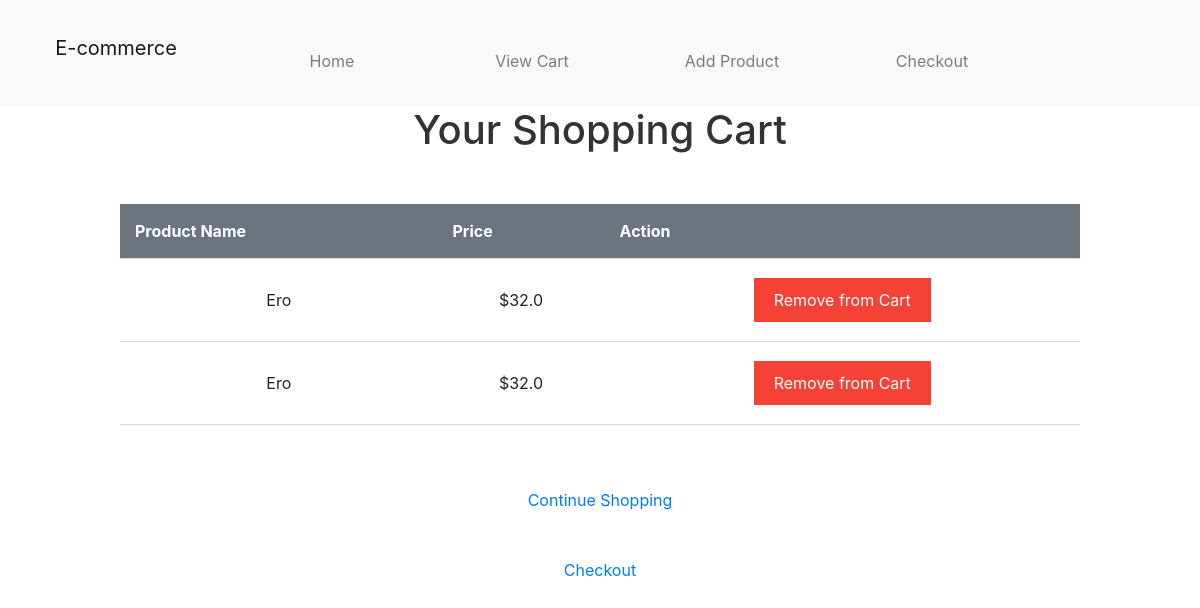
The app's page /cart?userId=, older data.
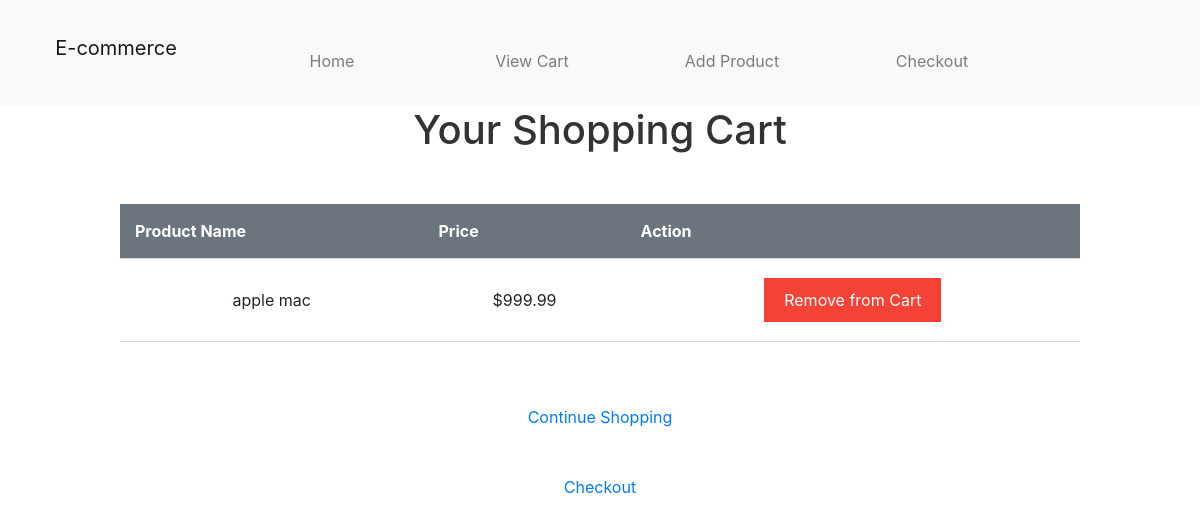
The same page, newer data.
### tables this page shows
CREATE TABLE cart
		(userId INTEGER,
		productId INTEGER,
		FOREIGN KEY(userId) REFERENCES users(userId),
		FOREIGN KEY(productId) REFERENCES products(productId)
		);

CREATE TABLE products
		(productId INTEGER PRIMARY KEY,
		name TEXT,
		price REAL,
		image TEXT,
		stock INTEGER,
		category TEXT
		);

### app.py (the view)
@app.route('/cart', methods=['GET'])
def view_cart():
    user_id = request.args.get('userId')
    print(f"Fetching cart items for user {user_id}")
    conn = sqlite3.connect('database.db')
    conn.row_factory = sqlite3.Row
    cursor = conn.cursor()
    cursor.execute('SELECT * FROM cart INNER JOIN products ON cart.productId = products.productId WHERE userId = ?', (user_id,))
    print(f"SQL statement: SELECT * FROM cart INNER JOIN products ON cart.productId = products.productId WHERE userId = {user_id}")
    cart_items = cursor.fetchall()
    conn.close()
    print(f"userId: {user_id}")
    return render_template('cart.html', cart_items=cart_items, user_id=user_id, checkout_url=url_for('checkout', userId=user_id))

### templates/cart.html (shortened to what this page needs)
<!DOCTYPE html>
<html lang="en">
<head>
    <link rel="stylesheet" href="{{ url_for('static', filename='cart.css') }}">
</head>
<body>
    {% include 'navbar.html' %}
    <h1>Your Shopping Cart</h1>
    {% if cart_items %}
    <table>
        <thead>
            <tr>
                <th>Product Name</th>
                <th>Price</th>
                <th>Action</th>
            </tr>
        </thead>
        <tbody>
            {% for item in cart_items %}
            <tr>
                <td>{{ item.name }}</td>
                <td>${{ item.price }}</td>
                <td>
                    <form action="{{ url_for('remove_from_cart', product_id=item.productId) }}" method="post">
                        <button type="submit" class="btn-red">Remove from Cart</button>
                    </form>
                </td>
            </tr>
            {% endfor %}
        </tbody>
    </table>
    {% else %}
    <p>Your cart is empty.</p>
    {% endif %}
    <a href="{{ url_for('search') }}">Continue Shopping</a>
    <a href="{{ checkout_url }}">Checkout</a>
</body>
</html>

### templates/NavBar.html
<!DOCTYPE html>
<html lang="en">
<head>
    <link href="https://stackpath.bootstrapcdn.com/bootstrap/4.5.2/css/bootstrap.min.css" rel="stylesheet">
</head>
<body>
    <nav class="navbar navbar-expand-lg navbar-light bg-light">
        <a class="navbar-brand" href="{{ url_for('home') }}">E-commerce</a>
        <div class="collapse navbar-collapse">
            <ul class="navbar-nav mr-auto">
                <li class="nav-item">
                    <a class="nav-link" href="{{ url_for('home') }}">Home</a>
                </li>
                <li class="nav-item">
                    <a class="nav-link" href="{{ url_for('view_cart', userId=user_id) }}">View Cart</a>
                </li>
                <li class="nav-item">
                    <a class="nav-link" href="{{ url_for('add_product') }}">Add Product</a>
                </li>
                <li class="nav-item">
                    <a class="nav-link" href="{{ url_for('checkout') }}">Checkout</a>
                </li>
            </ul>
        </div>
    </nav>
</body>
</html>

### static/cart.css (style rules this page uses)
body { font-family: Arial, sans-serif; margin: 0; padding: 0; background: #f1f1f1; }
h1 { text-align: center; color: #333; margin-top: 50px; }
table { width: 80%; margin: 50px auto; border-collapse: collapse; }
thead { background: #6c757d; color: #fff; }
th, td { padding: 15px; text-align: center; border-bottom: 1px solid #ddd; }
.btn-red { background-color: #f44336; border: none; color: white; padding: 10px 20px; text-align: center; text-decoration: none; display: inline-block; font-size: 16px; margin: 4px 2px; transition-duration: 0.4s; cursor: pointer; }
a { display: block; width: 200px; height: 50px; margin: 20px auto; background: #28a745; color: #fff; text-align: center; line-height: 50px; text-decoration: none; }

Row changes from the older to the newer data that the page shows:
removed cart: name "Ero", price "32.0"
removed cart: name "Ero", price "32.0"
added cart: name "apple mac", price "999.99"
